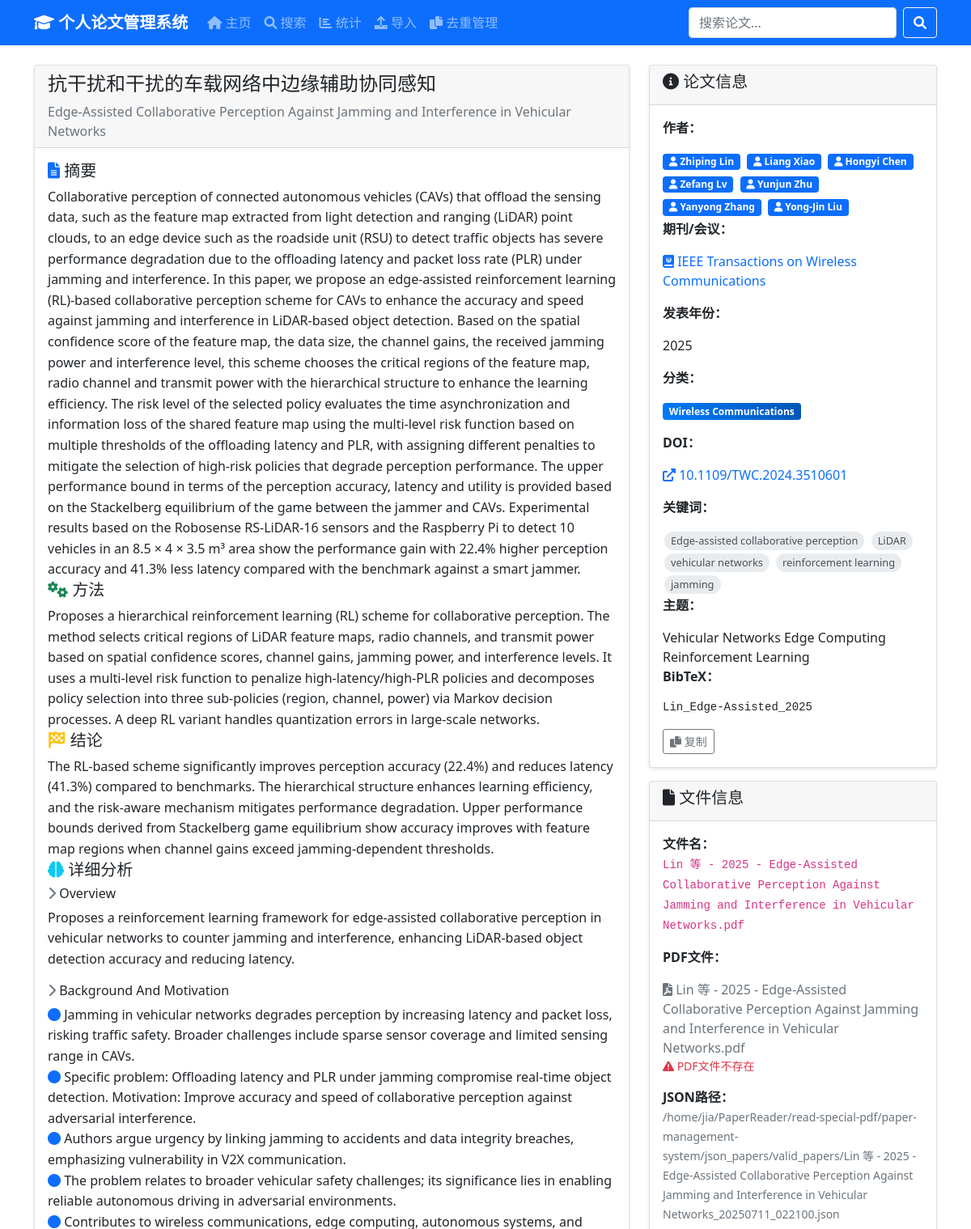
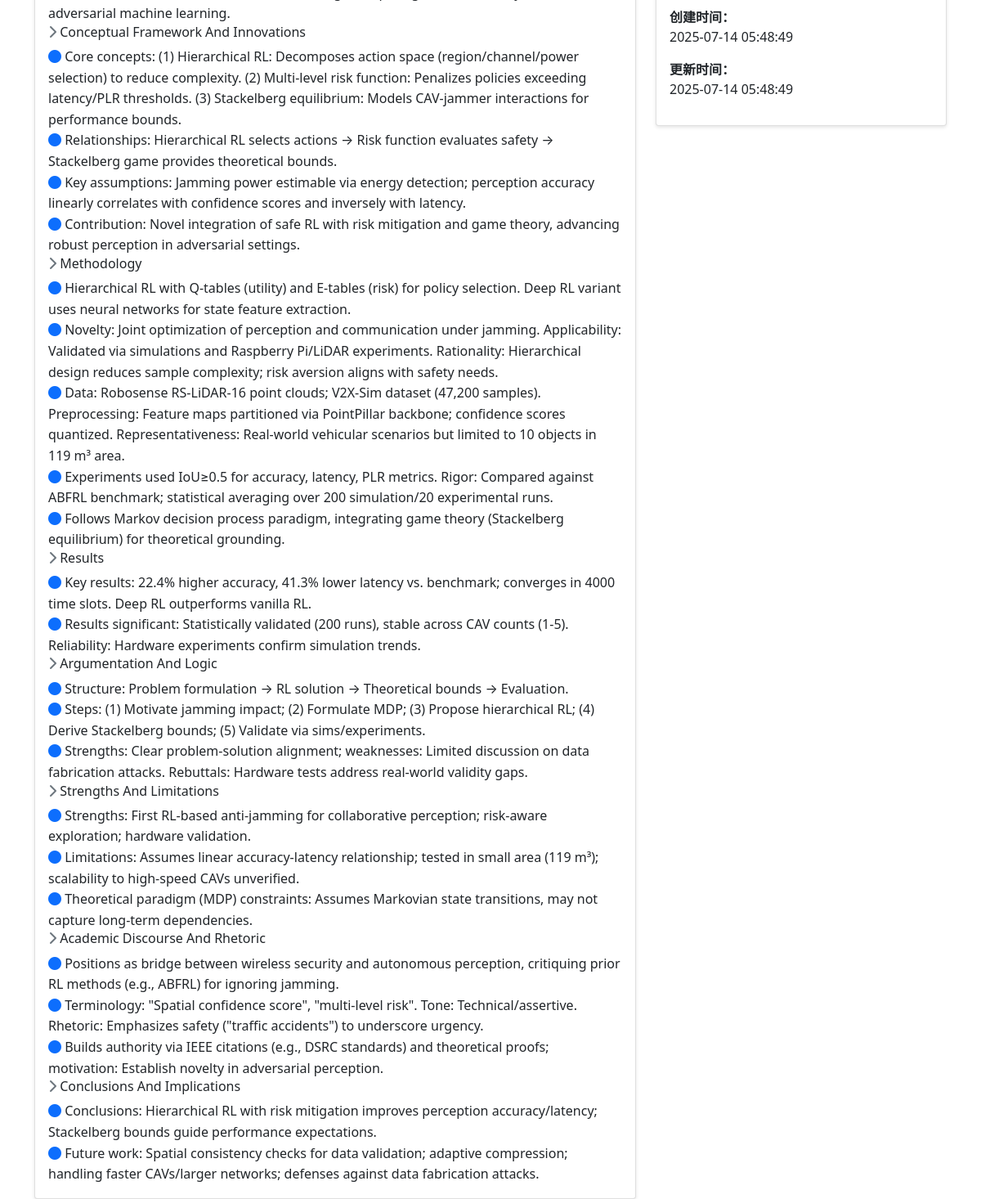
Page /paper/2 on the committed database (2 pictures, top to bottom).
### tables this page shows
CREATE TABLE papers (
                id INTEGER PRIMARY KEY AUTOINCREMENT,
                file_name TEXT NOT NULL,
                title_cn TEXT,
                title_en TEXT,
                category TEXT,
                topics TEXT,  -- JSON格式存储
                keywords TEXT,  -- JSON格式存储
                abstract TEXT,
                methodology TEXT,
                conclusion TEXT,
                authors TEXT,  -- JSON格式存储
                publication_year INTEGER,
                venue TEXT,
                doi TEXT,
                bibtex_citation TEXT,
                analysis TEXT,  -- JSON格式存储完整分析
                json_path TEXT NOT NULL,
                created_at TIMESTAMP DEFAULT CURRENT_TIMESTAMP,
                updated_at TIMESTAMP DEFAULT CURRENT_TIMESTAMP
            );

### paper-management-system/paper_manager.py (the view)
@app.route('/paper/<int:paper_id>')
def paper_detail(paper_id):
    paper = paper_manager.get_paper_by_id(paper_id)
    if not paper:
        return "论文不存在", 404
    try:
        paper['topics'] = json.loads(paper['topics']) if paper['topics'] else []
        paper['keywords'] = json.loads(paper['keywords']) if paper['keywords'] else []
        paper['authors'] = json.loads(paper['authors']) if paper['authors'] else []
        analysis_raw = paper.get('analysis', '')
        if isinstance(analysis_raw, str):
            if analysis_raw.strip():
                try:
                    paper['analysis'] = json.loads(analysis_raw)
                except json.JSONDecodeError:
                    paper['analysis'] = {}
            else:
                paper['analysis'] = {}
        elif isinstance(analysis_raw, dict):
            paper['analysis'] = analysis_raw
        else:
            paper['analysis'] = {}
        paper['pdf_filename'] = paper_manager.get_pdf_filename(paper['file_name'])
        paper['pdf_exists'] = paper_manager.check_pdf_exists(paper['file_name'])
        paper['parsed_analysis'] = None
    except Exception as e:
        print(f"解析论文数据失败: {e}")
        paper['topics'] = []
        paper['keywords'] = []
        paper['authors'] = []
        paper['analysis'] = {}
        paper['parsed_analysis'] = None
        paper['pdf_filename'] = None
        paper['pdf_exists'] = False
    return render_template('paper_detail.html', paper=paper)

### paper-management-system/templates/paper_detail.html (shortened to what this page needs)
{% extends "base.html" %}
{% block content %}
<div class="row">
    <div class="col-md-8">
        <div class="card">
            <div class="card-header">
                <h4>{{ paper.title_cn or paper.title_en or paper.file_name }}</h4>
                {% if paper.title_cn and paper.title_en %}
                    <p class="text-muted mb-0">{{ paper.title_en }}</p>
                {% endif %}
            </div>
            <div class="card-body">
                <div class="markdown-content">
                    {% if paper.abstract %}
                        <div class="content-section">
                            <h5 class="section-title">
                                <i class="fas fa-file-alt text-primary"></i> 摘要
                            </h5>
                            <div class="content-text">
                                {{ paper.abstract }}
                            </div>
                        </div>
                    {% endif %}
                    {% if paper.methodology %}
                        <div class="content-section">
                            <h5 class="section-title">
                                <i class="fas fa-cogs text-success"></i> 方法
                            </h5>
                            <div class="content-text">
                                {{ paper.methodology|safe }}
                            </div>
                        </div>
                    {% endif %}
                    {% if paper.conclusion %}
                        <div class="content-section">
                            <h5 class="section-title">
                                <i class="fas fa-flag-checkered text-warning"></i> 结论
                            </h5>
                            <div class="content-text">
                                {{ paper.conclusion|safe }}
                            </div>
                        </div>
                    {% endif %}
                    {% if paper.parsed_analysis %}
                        <div class="content-section">
                            <h5 class="section-title">
                                <i class="fas fa-brain text-info"></i> 详细分析
                            </h5>
                            <div class="analysis-content">
                                {% for section_title, section_data in paper.parsed_analysis.items() %}
                                    <div class="analysis-section">
                                        <h6 class="analysis-title">
                                            <i class="fas fa-chevron-right text-muted"></i> {{ section_title }}
                                        </h6>
                                        <div class="analysis-body">
                                            {% if section_data.type == 'text' %}
                                                <p class="analysis-text">{{ section_data.content }}</p>
                                            {% elif section_data.type == 'list' %}
                                                <div class="analysis-list">
                                                    {% for item in section_data['items'] %}
                                                        {% if item.type == 'text' %}
                                                            <div class="list-item">
                                                                <i class="fas fa-circle text-primary list-bullet"></i>
                                                                <span>{{ item.content }}</span>
                                                            </div>
                                                        {% elif item.type == 'sublist' %}
                                                            <div class="sublist-container">
                                                                <div class="sublist-header">
                                                                    <i class="fas fa-layer-group text-secondary"></i>
                                                                    <span class="fw-bold">核心要点：</span>
                                                                </div>
                                                                <div class="sublist-items">
                                                                    {% for subitem in item.content %}
                                                                        <div class="sublist-item">
                                                                            <i class="fas fa-angle-right text-success"></i>
                                                                            <span>{{ subitem }}</span>
                                                                        </div>
                                                                    {% endfor %}
                                                                </div>
                                                            </div>
                                                        {% endif %}
                                                    {% endfor %}
                                                </div>
                                            {% endif %}
                                        </div>
                                    </div>
                                {% endfor %}
                            </div>
                        </div>
                    {% elif paper.analysis %}
                        <div class="content-section">
                            <h5 class="section-title">
                                <i class="fas fa-brain text-info"></i> 详细分析
                            </h5>
                            <div class="analysis-content">
                                {% for key, value in paper.analysis.items() %}
                                    <div class="analysis-section">
                                        <h6 class="analysis-title">
                                            <i class="fas fa-chevron-right text-muted"></i> {{ key.replace('_', ' ').title() }}
                                        </h6>
                                        <div class="analysis-body">
                                            {% if value is string %}
                                                <p class="analysis-text">{{ value }}</p>
                                            {% elif value is iterable and value is not string %}
                                                <div class="analysis-list">
                                                    {% for item in value %}
                                                        <div class="list-item">
                                                            <i class="fas fa-circle text-primary list-bullet"></i>
                                                            <span>{{ item }}</span>
                                                        </div>
                                                    {% endfor %}
                                                </div>
                                            {% else %}
                                                <p class="analysis-text">{{ value }}</p>
                                            {% endif %}
                                        </div>
                                    </div>
                                {% endfor %}
                            </div>
                        </div>
                    {% endif %}
                </div>
            </div>
        </div>
    </div>
    <div class="col-md-4">
        <div class="card">
            <div class="card-header">
                <h5><i class="fas fa-info-circle"></i> 论文信息</h5>
            </div>
            <div class="card-body">
                {% if paper.authors %}
                    <div class="info-section">
                        <p class="info-label"><strong>作者：</strong></p>
                        <div class="author-badges">
                            {% for author in paper.authors %}
                                <span class="badge bg-primary me-1 mb-1">
                                    <a href="{{ url_for('author_papers', author_name=author) }}"
                                       class="text-white text-decoration-none">
                                        <i class="fas fa-user"></i> {{ author }}
                                    </a>
                                </span>
                            {% endfor %}
                        </div>
                    </div>
                {% endif %}
                {% if paper.venue %}
                    <div class="info-section">
                        <p class="info-label"><strong>期刊/会议：</strong></p>
                        <p class="info-value">
                            <a href="{{ url_for('venue_papers', venue_name=paper.venue) }}"
                               class="text-decoration-none">
                                <i class="fas fa-journal-whills"></i> {{ paper.venue }}
                            </a>
                        </p>
                    </div>
                {% endif %}
                {% if paper.publication_year %}
                    <div class="info-section">
                        <p class="info-label"><strong>发表年份：</strong></p>
                        <p class="info-value">{{ paper.publication_year }}</p>
                    </div>
                {% endif %}
                {% if paper.category %}
                    <div class="info-section">
                        <p class="info-label"><strong>分类：</strong></p>
                        <p class="info-value">
                            <span class="badge badge-category">{{ paper.category }}</span>
                        </p>
                    </div>
                {% endif %}
                {% if paper.doi %}
                    <div class="info-section">
                        <p class="info-label"><strong>DOI：</strong></p>
                        <p class="info-value">
                            <a href="https://doi.org/{{ paper.doi }}" target="_blank" class="text-decoration-none">
                                <i class="fas fa-external-link-alt"></i> {{ paper.doi }}
                            </a>
                        </p>
                    </div>
                {% endif %}
                {% if paper.keywords %}
                    <div class="info-section">
                        <p class="info-label"><strong>关键词：</strong></p>
                        <div class="keyword-container">
                            {% for keyword in paper.keywords %}
                                <span class="keyword-tag">{{ keyword }}</span>
                            {% endfor %}
                        </div>
                    </div>
                {% endif %}
                {% if paper.topics %}
                    <div class="info-section">
                        <p class="info-label"><strong>主题：</strong></p>
                        <div class="topic-container">
                            {% for topic in paper.topics %}
                                <span class="topic-tag">{{ topic }}</span>
                            {% endfor %}
                        </div>
                    </div>
                {% endif %}
                {% if paper.bibtex_citation %}
                    <div class="info-section">
                        <p class="info-label"><strong>BibTeX：</strong></p>
                        <div class="bibtex-container">
                            <pre class="bibtex-code"><code>{{ paper.bibtex_citation }}</code></pre>
                            <button class="btn btn-sm btn-outline-secondary copy-bibtex"
                                    data-bibtex="{{ paper.bibtex_citation }}">
                                <i class="fas fa-copy"></i> 复制
                            </button>
                        </div>
                    </div>
                {% endif %}
            </div>
        </div>
        <div class="card mt-3">
            <div class="card-header">
                <h5><i class="fas fa-file"></i> 文件信息</h5>
            </div>
            <div class="card-body">
                <div class="file-info">
                    <p><strong>文件名：</strong><br><code>{{ paper.file_name }}</code></p>
                    {% if paper.pdf_filename %}
                        <p><strong>PDF文件：</strong><br>
                            {% if paper.pdf_exists %}
                                <div class="pdf-actions">
                                    <a href="{{ url_for('serve_pdf', filename=paper.pdf_filename) }}"
                                    target="_blank"
                                    class="btn btn-sm btn-primary me-2">
                                        <i class="fas fa-eye"></i> 在线预览
                                    </a>
                                    <a href="{{ url_for('download_pdf', filename=paper.pdf_filename) }}"
                                    class="btn btn-sm btn-success">
                                        <i class="fas fa-download"></i> 下载PDF
                                    </a>
                                </div>
                                <small class="text-muted d-block mt-2">
                                    <i class="fas fa-file-pdf text-danger"></i> {{ paper.pdf_filename }}
                                </small>
                            {% else %}
                                <div class="pdf-not-found">
                                    <span class="text-muted">
                                        <i class="fas fa-file-pdf text-muted"></i> {{ paper.pdf_filename }}
                                    </span>
                                    <small class="text-danger d-block">
                                        <i class="fas fa-exclamation-triangle"></i> PDF文件不存在
                                    </small>
                                </div>
                            {% endif %}
                        </p>
                    {% endif %}
                    <p><strong>JSON路径：</strong><br><small class="text-muted">{{ paper.json_path }}</small></p>
                    <p><strong>创建时间：</strong><br>{{ paper.created_at }}</p>
                    <p><strong>更新时间：</strong><br>{{ paper.updated_at }}</p>
                </div>
            </div>
        </div>
    </div>
</div>
{% endblock %}

### rows in the picture
papers: title_cn "抗干扰和干扰的车载网络中边缘辅助协同感知", title_en "Edge-Assisted Collaborative Perception Against Jamming and Interference in Vehicular Networks", abstract "Collaborative perception of connected autonomous vehicles (CAVs) that offload the sensing data, such as the feature map extracted from light detection and ranging (LiDAR) point clouds, to an edge device such as the roadside unit (RSU) to detect traffic objects has severe performance degradation due to the offloading latency and packet loss rate (PLR) under jamming and interference. In this paper, we propose an edge-assisted reinforcement learning (RL)-based collaborative perception scheme for CAVs to enhance the accuracy and speed against jamming and interference in LiDAR-based object detection. Based on the spatial confidence score of the feature map, the data size, the channel gains, the…", methodology "Proposes a hierarchical reinforcement learning (RL) scheme for collaborative perception. The method selects critical regions of LiDAR feature maps, radio channels, and transmit power based on spatial confidence scores, channel gains, jamming power, and interference levels. It uses a multi-level risk function to penalize high-latency/high-PLR policies and decomposes policy selection into three sub-policies (region, channel, power) via Markov decision processes. A deep RL variant handles quantization errors in large-scale networks.", conclusion "The RL-based scheme significantly improves perception accuracy (22.4%) and reduces latency (41.3%) compared to benchmarks. The hierarchical structure enhances learning efficiency, and the risk-aware mechanism mitigates performance degradation. Upper performance bounds derived from Stackelberg game equilibrium show accuracy improves with feature map regions when channel gains exceed jamming-dependent thresholds.", venue "IEEE Transactions on Wireless Communications", publication_year "2025", category "Wireless Communications", doi "10.1109/TWC.2024.3510601", bibtex_citation "Lin_Edge-Assisted_2025", file_name "Lin 等 - 2025 - Edge-Assisted Collaborative Perception Against Jamming and Interference in Vehicular Networks.pdf", pdf_filename "Lin 等 - 2025 - Edge-Assisted Collaborative Perception Against Jamming and Interference in Vehicular Networks.pdf", json_path "/home/jia/PaperReader/read-special-pdf/paper-management-system/json_papers/valid_papers/Lin 等 - 2025 - Edge-Assisted Collaborative Perception Against Jamming and Interference in Vehicular Networks_20250711_022100.json", created_at "2025-07-14 05:48:49", updated_at "2025-07-14 05:48:49"

### other values in the picture
{{ key.replace('_', ' ').title() }} "Overview" "Background And Motivation" "Conceptual Framework And Innovations" "Methodology" "Results" "Argumentation And Logic" "Strengths And Limitations" "Academic Discourse And Rhetoric" "Conclusions And Implications"
{{ item }} "Jamming in vehicular networks degrades perception by increasing latency and packet loss, risking traffic safety. Broader challenges include sparse sensor coverage and limited sensing range in CAVs." "Specific problem: Offloading latency and PLR under jamming compromise real-time object detection. Motivation: Improve accuracy and speed of collaborative perception against adversarial interference." "Authors argue urgency by linking jamming to accidents and data integrity breaches, emphasizing vulnerability in V2X communication." "The problem relates to broader vehicular safety challenges; its significance lies in enabling reliable autonomous driving in adversarial environments." "Contributes to wireless communications, edge computing, autonomous systems, and adversarial machine learning." "Relationships: Hierarchical RL selects actions → Risk function evaluates safety → Stackelberg game provides theoretical bounds." "Key assumptions: Jamming power estimable via energy detection; perception accuracy linearly correlates with confidence scores and inversely with latency." "Contribution: Novel integration of safe RL with risk mitigation and game theory, advancing robust perception in adversarial settings." "Hierarchical RL with Q-tables (utility) and E-tables (risk) for policy selection. Deep RL variant uses neural networks for state feature extraction." "Experiments used IoU≥0.5 for accuracy, latency, PLR metrics. Rigor: Compared against ABFRL benchmark; statistical averaging over 200 simulation/20 experimental runs." "Follows Markov decision process paradigm, integrating game theory (Stackelberg equilibrium) for theoretical grounding." "Key results: 22.4% higher accuracy, 41.3% lower latency vs. benchmark; converges in 4000 time slots. Deep RL outperforms vanilla RL." "Results significant: Statistically validated (200 runs), stable across CAV counts (1-5). Reliability: Hardware experiments confirm simulation trends." "Structure: Problem formulation → RL solution → Theoretical bounds → Evaluation." "Steps: (1) Motivate jamming impact; (2) Formulate MDP; (3) Propose hierarchical RL; (4) Derive Stackelberg bounds; (5) Validate via sims/experiments." "Strengths: Clear problem-solution alignment; weaknesses: Limited discussion on data fabrication attacks. Rebuttals: Hardware tests address real-world validity gaps." "Strengths: First RL-based anti-jamming for collaborative perception; risk-aware exploration; hardware validation." "Limitations: Assumes linear accuracy-latency relationship; tested in small area (119 m³); scalability to high-speed CAVs unverified." "Theoretical paradigm (MDP) constraints: Assumes Markovian state transitions, may not capture long-term dependencies." "Positions as bridge between wireless security and autonomous perception, critiquing prior RL methods (e.g., ABFRL) for ignoring jamming." "Terminology: \"Spatial confidence score\", \"multi-level risk\". Tone: Technical/assertive. Rhetoric: Emphasizes safety (\"traffic accidents\") to underscore urgency." "Builds authority via IEEE citations (e.g., DSRC standards) and theoretical proofs; motivation: Establish novelty in adversarial perception." "Conclusions: Hierarchical RL with risk mitigation improves perception accuracy/latency; Stackelberg bounds guide performance expectations." "Future work: Spatial consistency checks for data validation; adaptive compression; handling faster CAVs/larger networks; defenses against data fabrication attacks."
{{ author }} "Zhiping Lin" "Liang Xiao" "Hongyi Chen" "Zefang Lv" "Yunjun Zhu" "Yanyong Zhang" "Yong-Jin Liu"
{{ keyword }} "Edge-assisted collaborative perception" "LiDAR" "vehicular networks" "reinforcement learning" "jamming"
{{ topic }} "Vehicular Networks" "Edge Computing" "Reinforcement Learning"
